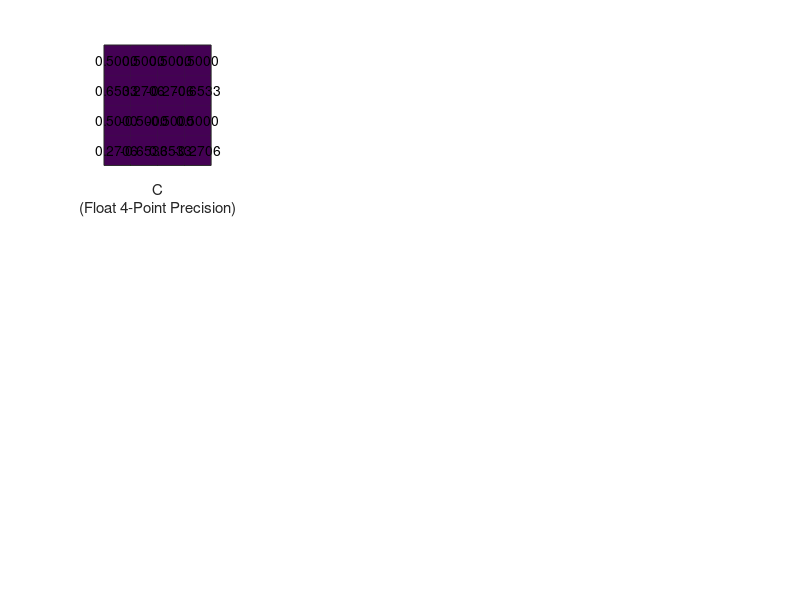

The MATLAB source for this figure: (Note: this script raises an error after producing the figure.)
% MATLAB for figure 4, demonstrating DCT embedding
clear all, close all

% create and plot cosine matrix
cos_mat = dctmtx(4);
x1 = subplot(3,4,1);
image(cos_mat);                                    
colormap(x1,[]);                   
textStrings = num2str(cos_mat(:), '%0.4f');                   
textStrings = strtrim(cellstr(textStrings));       
[x, y] = meshgrid(1:4);                          
hStrings = text(x(:), y(:), textStrings(:),'HorizontalAlignment', 'center');           
xlabel(['C' newline '(Float 4-Point Precision)']), grid on;
set(gca,'xtick',[1.5:1:4])
set(gca,'ytick',[1.5:1:4])
set(gca,'yticklabel',[],'xticklabel',[]);
ax=gca;
ax.GridAlpha=1;
ax.FontSize = 16;


% create and plot image 
% spat_img = round(rand(4)*255);                   % A 4 x 4  matrix of random values from 0 to 1
spat_img_orig = [10,245,83,86;165,217,254,36;50,80,116,65;252,160,119,2];
x2 = subplot(3,4,2);
imagesc(spat_img_orig);                                 % Create a colored plot of the matrix values
colormap(x2,flipud(flipud(gray)));                   
textStrings = num2str(spat_img_orig(:));                % Create strings from the matrix values
textStrings = strtrim(cellstr(textStrings));       % Remove any space padding
[x, y] = meshgrid(1:4);                            % Create x and y coordinates for the strings
hStrings = text(x(:), y(:), textStrings(:),'HorizontalAlignment', 'center');
midValue = mean(get(gca, 'CLim'));                 % Get the middle value of the color range
textColors = repmat(spat_img_orig(:) < midValue, 1, 3); % Choose white or black for the                                                 
set(hStrings, {'Color'}, num2cell(textColors, 2)); % Change the text colors
xlabel('I')
xlabel(['I' newline '(8-bit Precision)'])
set(gca,'xtick',[],'ytick',[],'fontsize',16)


% plot cosine matrix transposed
cos_mat_trans = cos_mat';
x1 = subplot(3,4,3);
image(cos_mat_trans);                                    
colormap(x1,[]);                   
textStrings = num2str(cos_mat_trans(:), '%0.4f');                   
textStrings = strtrim(cellstr(textStrings));      
[x, y] = meshgrid(1:4);                            
hStrings = text(x(:), y(:), textStrings(:),'HorizontalAlignment', 'center');
midValue = mean(get(gca, 'CLim'));                 
grid on;
set(gca,'xtick',[1.5:1:4])
set(gca,'ytick',[1.5:1:4])
set(gca,'yticklabel',[],'xticklabel',[]);
ax=gca;
ax.GridAlpha=1;
xlabel(['C`' newline '(Float 4-Point Precision)'])
ax.FontSize = 16;


% create and plot dct matrix
dct_orig = cos_mat*spat_img_orig*cos_mat_trans;                          
x2 = subplot(3,4,4);
imagesc(dct_orig);                                     
colormap(x2,flipud(flipud(gray)));                   
textStrings = num2str(dct_orig(:), '%0.4f');                     
textStrings = strtrim(cellstr(textStrings));      
[x, y] = meshgrid(1:4);                            
hStrings = text(x(:), y(:), textStrings(:),'HorizontalAlignment', 'center');
midValue = mean(get(gca, 'CLim'));                
textColors = repmat(dct_orig(:) < midValue, 1, 3);                                                  
set(hStrings, {'Color'}, num2cell(textColors, 2)); 
xlabel(['F' newline '(Float 4-Point Precision)'])
set(gca,'xtick',[],'ytick',[],'fontsize',16)



% embedd watermark and plot
dct_embed = dct_orig;                        
dct_embed(2,1) = dct_embed(2,1)*(1-0.5); % embedding
dct_embed(1,2) = dct_embed(1,2)*(1+0.5); % embedding
x2 = subplot(3,4,12);
imagesc(dct_embed);                                    
colormap(x2,flipud(flipud(gray)));                   
textStrings = num2str(dct_embed(:), '%0.4f');                  
textStrings = strtrim(cellstr(textStrings));      
[x, y] = meshgrid(1:4);                            
hStrings = text(x(:), y(:), textStrings(:),'HorizontalAlignment', 'center');
midValue = mean(get(gca, 'CLim'));                
textColors = repmat(dct_embed(:) < midValue, 1, 3);                                                  
set(hStrings, {'Color'}, num2cell(textColors, 2)); 
xlabel(['F Watermarked' newline '(Float 4-Point Precision)'])
set(gca,'xtick',[],'ytick',[],'fontsize',16)
     
     
% convert back to spatial domain
spat_wm_float = cos_mat_trans*dct_embed*cos_mat;                        
x2 = subplot(3,4,11);
imagesc(spat_wm_float);                                      
colormap(x2,flipud(flipud(gray)));                   
textStrings = num2str(spat_wm_float(:), '%0.4f');                 
textStrings = strtrim(cellstr(textStrings));      
[x, y] = meshgrid(1:4);                          
hStrings = text(x(:), y(:), textStrings(:),'HorizontalAlignment', 'center');
midValue = mean(get(gca, 'CLim'));                
textColors = repmat(spat_wm_float(:) < midValue, 1, 3);                                                
set(hStrings, {'Color'}, num2cell(textColors, 2)); 
xlabel(['I Watermarked' newline '(Float 4-Point Precision)'])
set(gca,'xtick',[],'ytick',[],'fontsize',16)


% quantize
spat_quant = uint8(spat_wm_float);                          
x2 = subplot(3,4,10);
imagesc(spat_quant);                                      
colormap(x2,flipud(flipud(gray)));                   
textStrings = num2str(spat_quant(:));                    
textStrings = strtrim(cellstr(textStrings));      
[x, y] = meshgrid(1:4);                        
hStrings = text(x(:), y(:), textStrings(:),'HorizontalAlignment', 'center');
midValue = mean(get(gca, 'CLim'));                
textColors = repmat(spat_quant(:) < midValue, 1, 3);                                                 
set(hStrings, {'Color'}, num2cell(textColors, 2)); 
xlabel(['I Watermarked' newline '(8-bit Precision)'])
set(gca,'xtick',[],'ytick',[],'fontsize',16)


% convert back to dct
dct_quant = dct2(spat_quant);                        
x2 = subplot(3,4,9);
imagesc(dct_quant);                                   
colormap(x2,flipud(flipud(gray)));                   
textStrings = num2str(dct_quant(:), '%0.4f');                    
textStrings = strtrim(cellstr(textStrings));    
[x, y] = meshgrid(1:4);                           
hStrings = text(x(:), y(:), textStrings(:),'HorizontalAlignment', 'center');
midValue = mean(get(gca, 'CLim'));                
textColors = repmat(dct_quant(:) < midValue, 1, 3);                                               
set(hStrings, {'Color'}, num2cell(textColors, 2)); 
xlabel(['F Watermarked' newline '(Following Quantization)'])
set(gca,'xtick',[],'ytick',[],'fontsize',16)

   